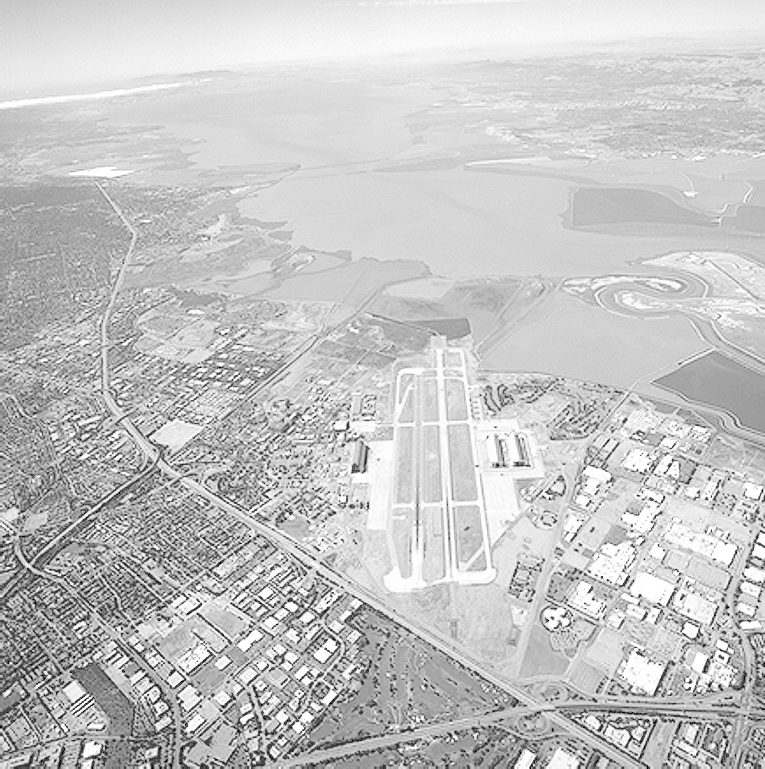
#> input picture 02_mejoramiento_de_imagenes/Fig0309(a)(washed_out_aerial_image).tif, 765 x 769 px
$ python punto_2.py
#> lines starting #> are read from the running program, lines starting #| are printed output that depends on the picture
### 02_mejoramiento_de_imagenes/punto_1.py
import cv2 as cv
import numpy as np
import matplotlib.pyplot as plt
from numpy._typing import NDArray


def calculate_histogram(
    image: np.ndarray,
) -> tuple[NDArray[np.uint8], NDArray[np.float64]]:
    width, height = image.shape

    x = np.linspace(0, 255, num=256, dtype=np.uint8)
    y = np.zeros(256)

    for w in range(width):
        for h in range(height):
            v = image[w, h]
            y[v] = y[v] + 1

    return x, y


def equalize_image(image: np.ndarray) -> NDArray[np.float64]:
    width, height = image.shape
    _, y = calculate_histogram(image)

    k = 255 / (width * height)
    sum = 0

    equalized_image = np.zeros(image.shape, image.dtype)

    for w in range(width):
        for h in range(height):
            for s in range(image[w, h]):
                sum += y[s]
            equalized_image[w, h] = k * sum
            sum = 0

    return equalized_image


# [22 lines left out: function main, not called in this run]


# [2 lines that do not run on import are left out]

### 02_mejoramiento_de_imagenes/punto_2.py
from punto_1 import equalize_image
import cv2 as cv
import matplotlib.pyplot as plt


def main() -> None:
    image = cv.imread("Fig0309(a)(washed_out_aerial_image).tif", cv.IMREAD_GRAYSCALE)
#> image is the input picture: shape (769, 765); min 0, max 255, mean 197.1

    image_eq_custom = equalize_image(image)
#> after the loop in calculate_histogram, `for w in range(width):`: y = 256 values, max 15137 at index 213, min 0 at index 1, mean 2298
#> after the loop in equalize_image, `for w in range(width):`:
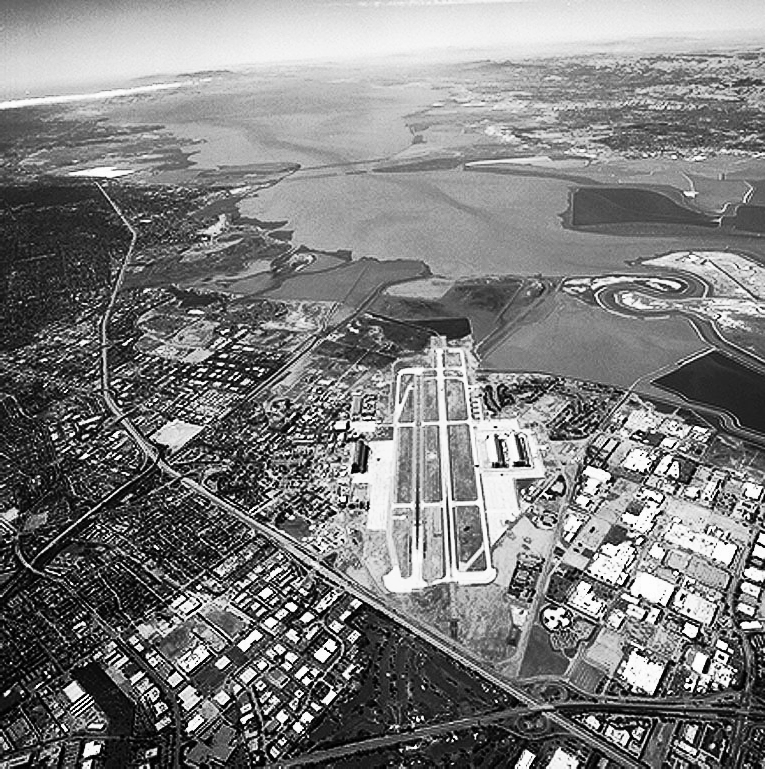
#> equalized_image: shape (769, 765); min 0, max 253, mean 125.7
    image_eq_opencv = cv.equalizeHist(image)

    plt.subplot(1, 3, 1)
    plt.imshow(cv.cvtColor(image, cv.COLOR_BGR2RGB))
    plt.title("Original")
    plt.axis("off")

    plt.subplot(1, 3, 2)
    plt.imshow(cv.cvtColor(image_eq_custom, cv.COLOR_BGR2RGB))
    plt.title("Custom equalization")
    plt.axis("off")

    plt.subplot(1, 3, 3)
    plt.imshow(cv.cvtColor(image_eq_opencv, cv.COLOR_BGR2RGB))
    plt.title("Open CVs equalization")
    plt.axis("off")

    plt.show()
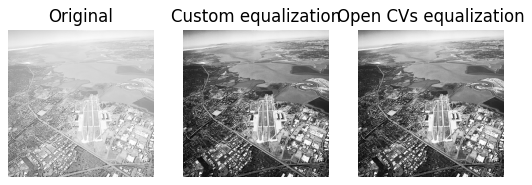
#> figure drawn by matplotlib, 3 panels


if __name__ == "__main__":
    main()
